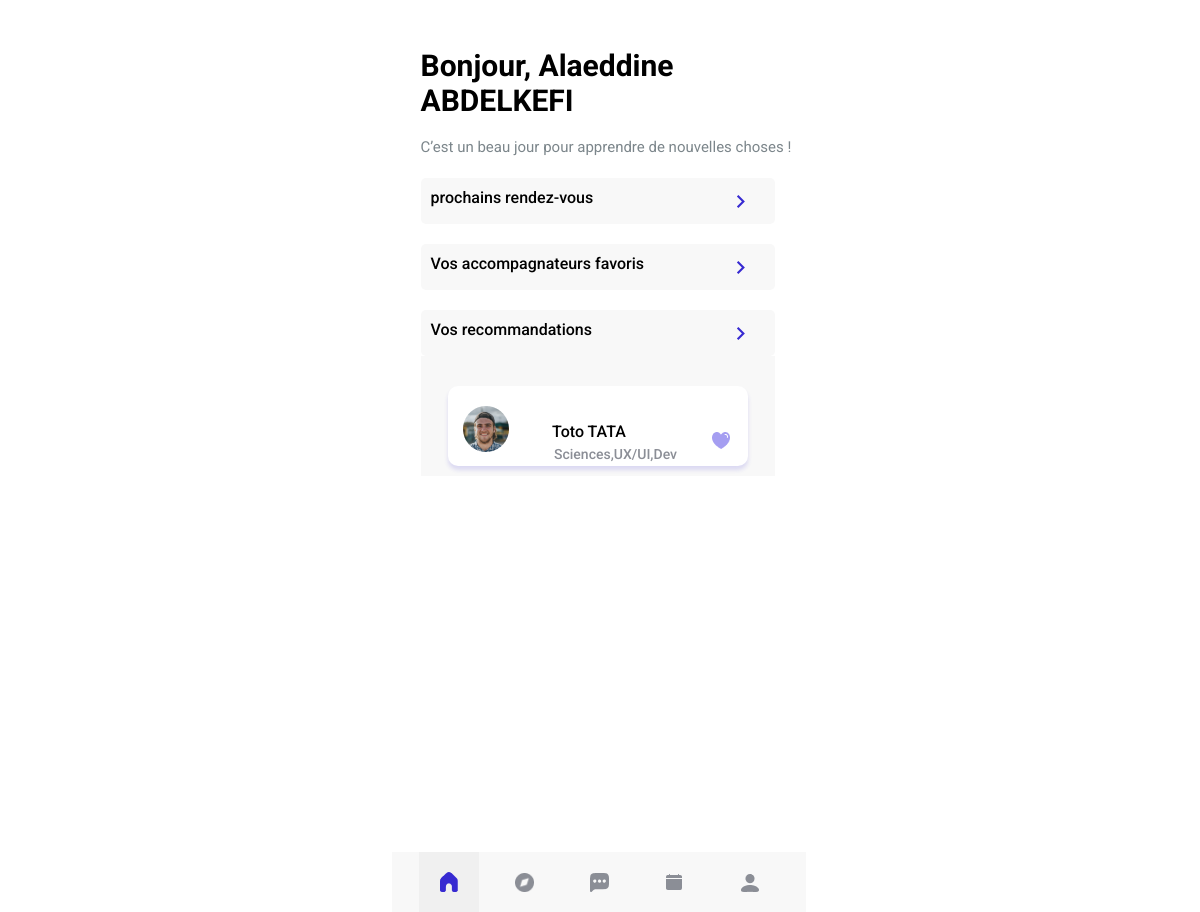
Before: /home.php (signed in) with the older database file.
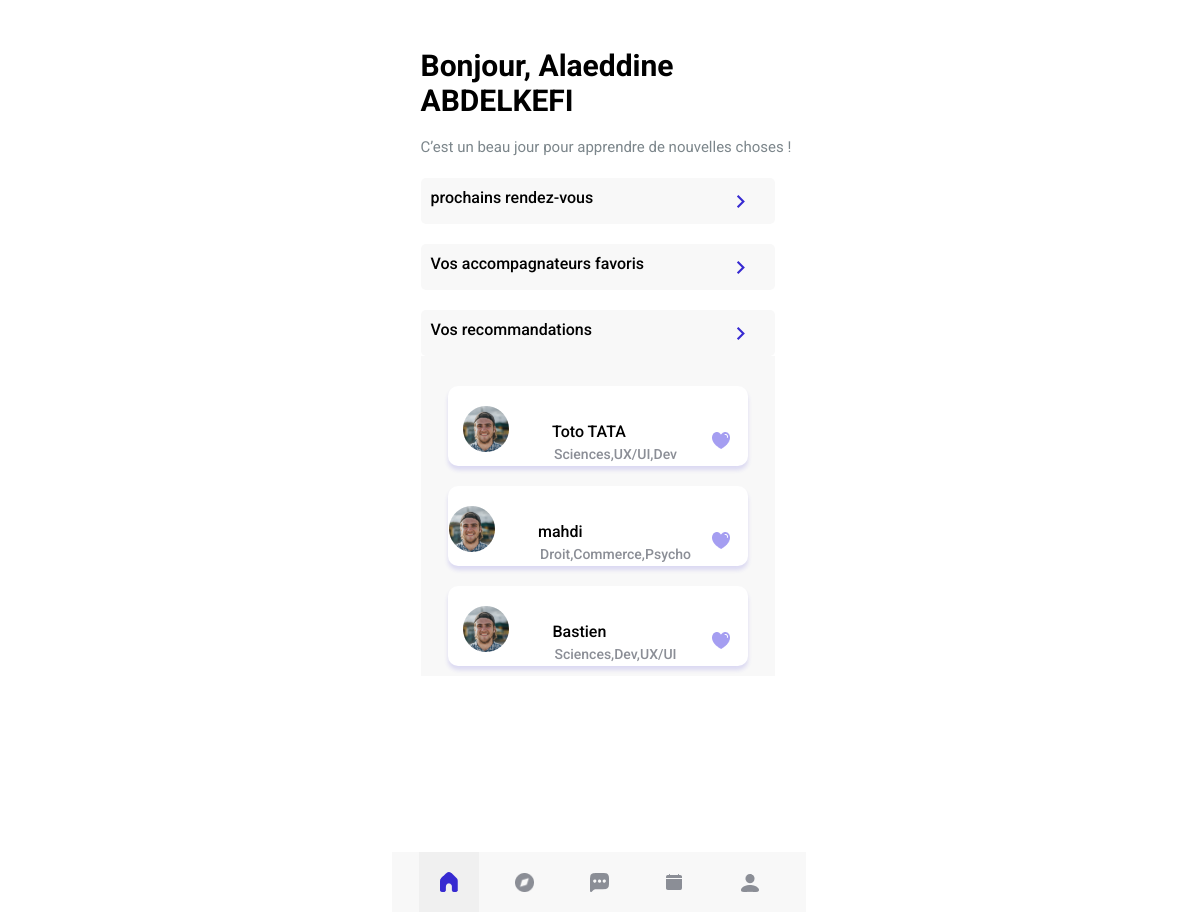
After: the same page with the newer database file.
### tables this page shows
CREATE TABLE `personne` (
  `id` int(4) NOT NULL,
  `nom_prenom_pers` varchar(255) NOT NULL,
  `date_naiss_pers` varchar(255) NOT NULL,
  `interet_pers` varchar(255) NOT NULL,
  `email_pers` varchar(255) NOT NULL,
  `mdp_pers` varchar(255) NOT NULL,
  `tel_pers` varchar(255) NOT NULL,
  `preferences_rencontre` varchar(255) NOT NULL,
  `ville` varchar(255) NOT NULL,
  `bio` varchar(255) NOT NULL,
  `domaine` varchar(255) NOT NULL,
  `nivEtudProf` varchar(255) NOT NULL,
  `id_role` varchar(255) NOT NULL
);

### models/personne.class.php (called while the page is built, shortened)
<?php
class personne
{
	public function getProRecommandations()
	{include_once("includes/connexion.php");
		$personnes1[]= $this;
		$personnes2[]= $this;
		$result[]= $this;
		$prefLieuxThisPers=explode(",", $_SESSION['personne']->preferences_rencontre);
		$domaineThisPers=explode(",", $_SESSION['personne']->domaine);
		$n=new connexion();
		$pdo=$n->CNXbase();
		$allPersonnes = $pdo->query("select * from personne where id_role='Professionel'")->fetchAll(PDO::FETCH_OBJ);
		foreach($allPersonnes as $pers)
		{
			$prefLieuxPers=explode(",", $pers->preferences_rencontre);
			$domainePers=explode(",", $pers->domaine);
			foreach($prefLieuxPers as $rowstr)
			{
				if (in_array($rowstr, $prefLieuxThisPers)) {
					array_push($personnes1, $pers);
					break;
				}
			}
			foreach($domainePers as $rowstr)
			{
				if (in_array($rowstr, $domaineThisPers)) {
					array_push($personnes2, $pers);
					break;
				}
			}
			$result = array_intersect_key($personnes1, $personnes2);
		}
		return $result;
	}
}

### home.php (the view, shortened to what this page needs)
<!DOCTYPE html>
<html>
<head>
  <link rel="stylesheet" type="text/css" href="css/home.css" />
  <link rel="stylesheet" type="text/css" href="css/styleguide.css" />
  <link rel="stylesheet" type="text/css" href="css/globals.css" />
</head>
<body style="background: #ffffff">
  <div class="container-center-horizontal">
    <div class="home screen">
      <div class="overlap-group1">
        <p class="cest-un-beau-jour-p roboto-normal-gunsmoke-15px-2">
          <span class="roboto-normal-gunsmoke-15px-2">C’est un beau jour pour apprendre de nouvelles choses !</span>
        </p>
        <div class="bonjour-olivier roboto-bold-black-30px">
          <span class="roboto-bold-black-30px">Bonjour, <?php echo ($_SESSION['personne']->nom_prenom_pers); ?></span>
        </div>
        <div class="prochaines-runions roboto-medium-black-16px">
          <div style="margin-bottom: -12px;">prochains rendez-vous</div>
          <img class="heart" id="myImageId0" src="img/Heart.png">
        </div>
        <div class="prochaines-runions roboto-medium-black-16px">
          <div style="margin-bottom: -12px;">Vos accompagnateurs favoris</div>
          <img class="heart" id="myImageId1" src="img/Heart.png">
        </div>
        <div class="prochaines-runions roboto-medium-black-16px">
          <div style="margin-bottom: -12px;">Vos recommandations</div>
          <img class="heart" id="myImageId2" src="img/Heart.png">
        </div>
        <div class="frame-3322">
          <?php
          include "models/personne.class.php";
          $personne = new personne("", "", "", "", "", "", "", "", "", "", "", "", "");
          $res_pers = $personne->getProRecommandations();
          foreach ($res_pers as $row) {
            if ($row->id != null) {
          ?>
              <div class="card">
                <div class="frame-3316">
                  <img class="avatars" src="img/avatars-7@2x.png" />
                  <div class="helath-chat-with-lidia roboto-medium-black-16px">
                    <span class="roboto-medium-black-16px"><?php echo ($row->nom_prenom_pers); ?></span>
                  </div>
                  <div class="type-dactivit roboto-medium-oslo-gray-14px">
                    <span class="roboto-medium-oslo-gray-14px"><?php echo ($row->domaine); ?></span>
                  </div>
                </div>
                <img class="heart-1" src="img/heart-16@2x.png" />
              </div>
          <?php }
          } ?>
        </div>
        <div class="frame-3314">
          <a href="home.php"><img class="x5_-elements_-navigation-home-on" src="img/5-elements-navigation-home-on-1@2x.png" /></a>
          <a href="explorer.php">
            <div class="x5_-elements_-navigation-message-off"><img class="subtract" src="img/subtract-11@2x.png" /></div>
          </a>
          <a href="messagerie.php">
            <div class="x5_-elements_-navigation-message-off"><img class="shape" src="img/shape-18@2x.png" /></div>
          </a>
          <a href="planning.php"><img class="x5_-elements_-navigation-bell-off" src="img/5-elements-navigation-bell-off-20@2x.png" /></a>
          <a href="profil.php">
            <div class="x5_-elements_-navigation-message-off"><img class="group-18" src="img/group-18-19@2x.png" /></div>
          </a>
        </div>
      </div>
    </div>
  </div>
</body>
</html>

### css/home.css (style rules this page uses)
.home { align-items: flex-start; background-color: var(--white); display: flex; min-width: 414px; overflow-x: hidden; z-index: 0; }
.home .overlap-group1 { height: 896px; position: relative; width: 417px; }
.home .prochaines-runions { border-radius: 5px; left: 29px; letter-spacing: 0; position: relative; top: 150px; background-color: var(--desert-storm); padding: 10px; text-align: left; width: 85%; outline: none; transition: 0.4s; margin-top: 20px; }
.home .cest-un-beau-jour-p { left: 29px; letter-spacing: 0; position: absolute; top: 115px; }
.home .bonjour-olivier { left: 29px; letter-spacing: 0; position: absolute; top: 40px; }
.frame-3314 { align-items: flex-start; background-color: var(--desert-storm); display: flex; height: 60px; padding: 0 27px; bottom: 0; position: fixed; z-index: 1; }
.home .x5_-elements_-navigation-home-on { height: 60px; width: 60px; }
.home .subtract { height: 19px; width: 19px; }
.home .x5_-elements_-navigation-message-off { align-items: flex-end; background-color: var(--desert-storm); display: flex; height: 60px; justify-content: flex-end; margin-left: 15px; min-width: 60px; padding: 20px; }
.home .shape { height: 19px; width: 19px; }
.home .x5_-elements_-navigation-bell-off { height: 60px; margin-left: 15px; width: 60px; }
.home .group-18 { height: 18px; width: 18px; }
.home .frame-3322 { align-items: center; top: 150px; background-color: var(--desert-storm); left: 29px; position: relative; padding: 10px; width: 85%; display: block; overflow:scroll; }
.home .frame-3316 { padding-top: 20px; }
.home .avatars { height: 46px; width: 46px; margin-left: -55px; }
.prochaines-runions .heart { align-items: flex-end; margin-left: 300px; margin-top: -20px; }
.home .helath-chat-with-lidia { letter-spacing: 0; min-height: 19px; margin-top: -34px; margin-left: 34px; }
.home .type-dactivit { letter-spacing: 0; min-height: 16px; margin-top: 5px; margin-left: 36px; }
.home .card { align-items: center; background-color: var(--white); border-radius: 10px; box-shadow: 0px 4px 4px #372ad126; display: flex; flex-direction: column; margin-left: 17px; height: 80px; margin-top: 20px; width: 300px; }
.home .heart-1 { height: 17px; margin-left: 247px; width: 18px; margin-top: -30px; }

### css/globals.css (style rules this page uses)
.screen a { display: contents; text-decoration: none; }
.container-center-horizontal { display: flex; flex-direction: row; justify-content: center; pointer-events: none; width: 100%; }
.container-center-horizontal > * { flex-shrink: 0; pointer-events: auto; }
* { box-sizing: border-box; }

Changed rows visible on the page:
added personne: nom_prenom_pers "mahdi", domaine "Droit,Commerce,Psycho"
added personne: nom_prenom_pers "Bastien", domaine "Sciences,Dev,UX/UI"
